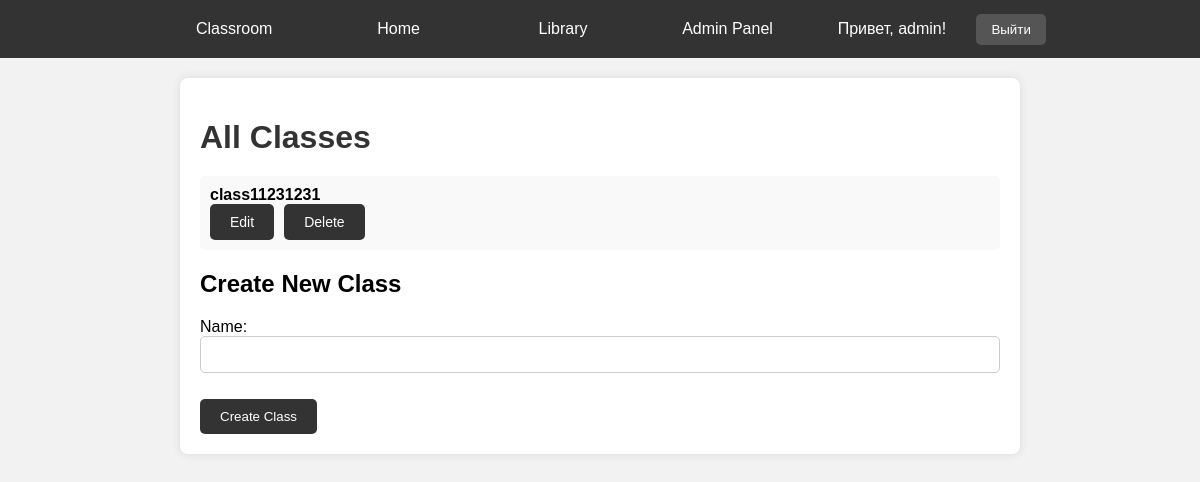
Page /class_info/ (signed in) on the earlier database version.
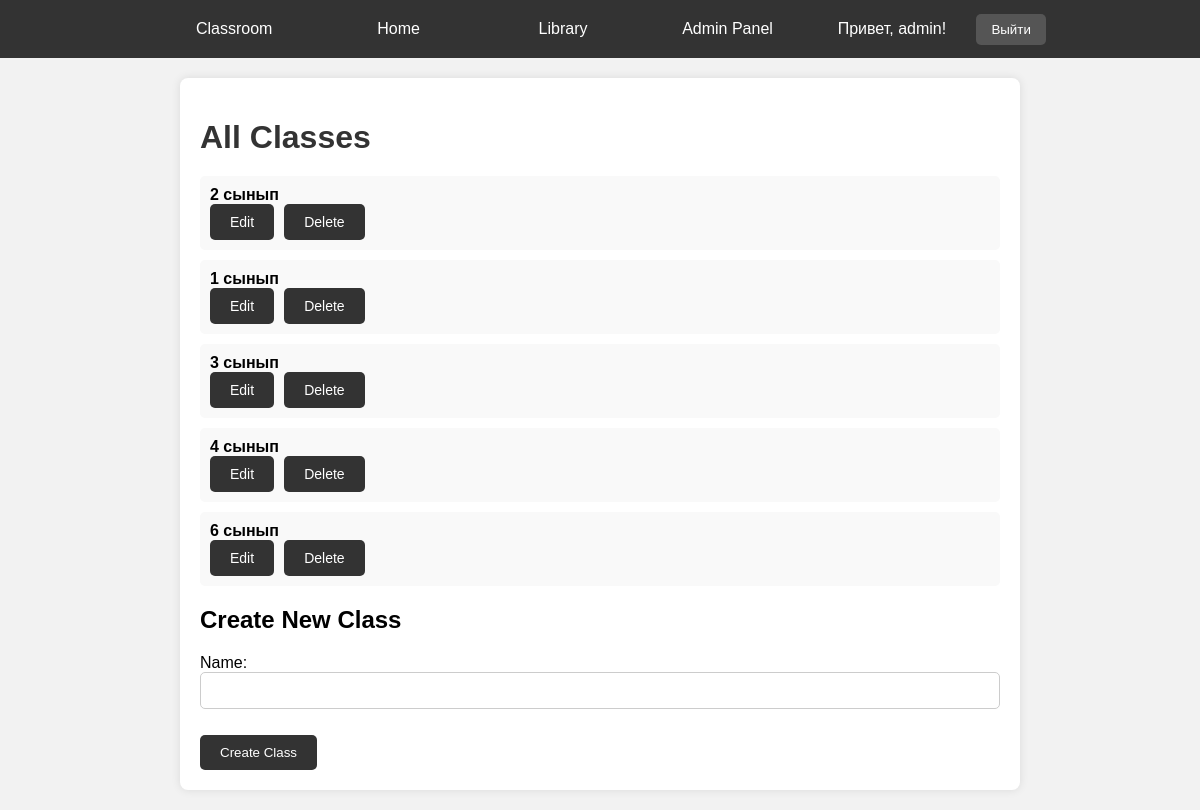
Same page on the later database version.
### main/models.py (models this page shows, shortened)
class Classroom(models.Model):
    name = models.CharField(max_length=100)

### main/views.py (the view, shortened to what this page needs)
# urls.py: path('class_info/', views.class_info, name='class_info'),
@staff_member_required(login_url='/')
def class_info(request):
    classrooms = Classroom.objects.all()
    form = ClassroomForm()  # Initialize form outside of conditional blocks
    return render(request, 'admin_templates/class_info.html', {'classrooms': classrooms, 'form': form})

### main/forms.py
class ClassroomForm(forms.ModelForm):
    class Meta:
        model = Classroom
        fields = ['name',]

### main/templates/admin_templates/class_info.html (shortened to what this page needs)
<!DOCTYPE html>
<html lang="en">
<head>
    {% include 'navbar.html' %}
</head>
<body>
    <div class="container">
        <h1>All Classes</h1>
        <ul class="class-list">
            {% for classroom in classrooms %}
                <li class="class-item">
                    <strong>{{ classroom.name }}</strong>
                    <div class="class-actions">
                        <a href="{% url 'edit_class' classroom.id %}">Edit</a>
                        <form method="post">
                            <button type="submit" name="delete_class">Delete</button>
                        </form>
                    </div>
                </li>
            {% endfor %}
        </ul>
        <div class="create-class-form">
            <h2>Create New Class</h2>
            <form method="post">
                {{ form.as_p }}
                <button type="submit" name="create_class">Create Class</button>
            </form>
        </div>
    </div>
</body>
</html>

Differences in the rows shown:
removed Classroom: name "class11231231"
added Classroom: name "2 сынып"
added Classroom: name "1 сынып"
added Classroom: name "3 сынып"
added Classroom: name "4 сынып"
added Classroom: name "6 сынып"
